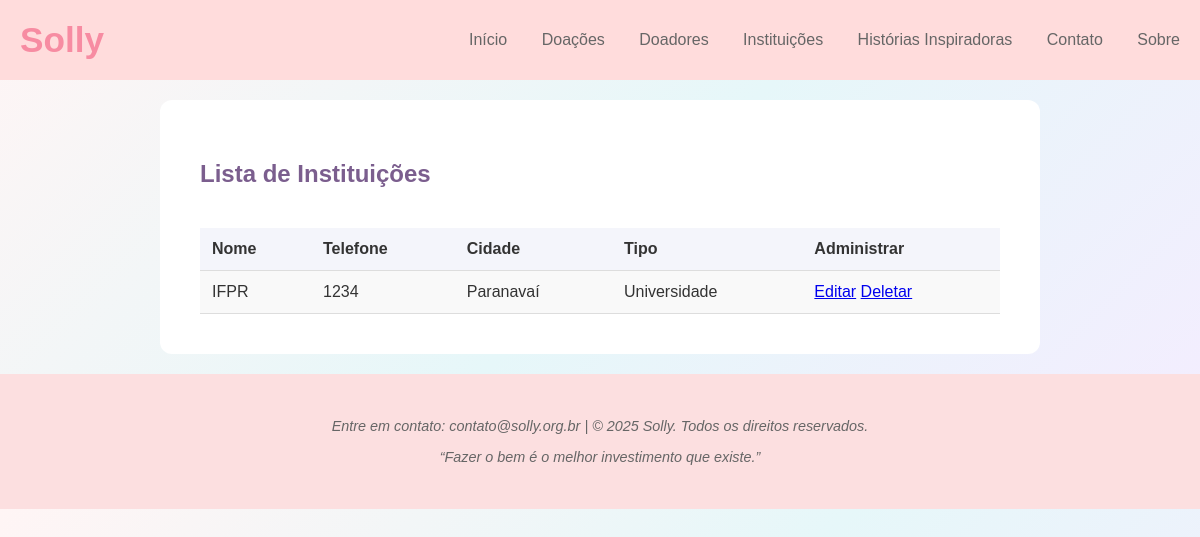
Page /listar/instituicao/ on the earlier database version.
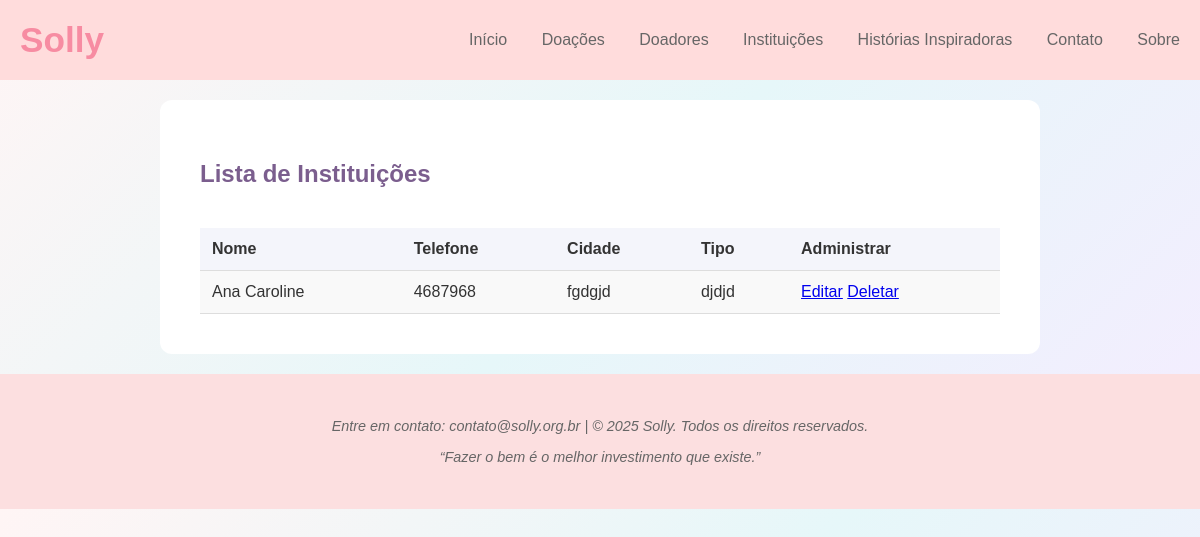
Same page on the later database version.
### paginasweb/models.py (models this page shows, shortened)
class Instituicao(models.Model):
    nome = models.CharField(max_length=150)
    telefone = models.CharField(max_length=14)
    cidade = models.CharField(max_length=100)
    tipo = models.CharField(max_length=100, help_text="Por exemplo: ")
    descricao = models.CharField(max_length=250, verbose_name="descrição")
    class Meta:
        verbose_name = "Instituição"
        verbose_name_plural = "Instituições"
        ordering = ["nome"]

### paginasweb/views.py (the view)
# urls.py: path("listar/instituicao/", InstituicaoList.as_view(), name="listar-instituicao"),
class InstituicaoList(ListView):
    template_name = 'paginasweb/lista/instituicaoList.html'
    model = Instituicao

### paginasweb/templates/paginasweb/lista/instituicaoList.html
{% extends "paginasweb/modelo.html" %}
{% load static %}
{% block conteudo %}
<h2>Lista de Instituições</h2>
<table>
<tr>
    <th>Nome</th>
    <th>Telefone</th>
    <th>Cidade</th>
    <th>Tipo</th>
    <th>Administrar</th>
</tr>
{% for doador in object_list %}
<tr>
    <td>{{doador.nome}}</td>
    <td>{{doador.telefone}}</td>
    <td>{{doador.cidade}}</td>
    <td>{{doador.tipo}}</td>
    <td>
        <a href="{% url "editar-doador" doador.pk %}">Editar</a>
        <a href="{% url "deletar-doador" doador.pk %}">Deletar</a>
    </td>
</tr>
{% endfor %}
</table>
{% endblock %}

Differences in the rows shown:
removed Instituicao: nome "IFPR", telefone "1234", cidade "Paranavaí", tipo "Universidade"
added Instituicao: nome "Ana Caroline", telefone "4687968", cidade "fgdgjd", tipo "djdjd"
